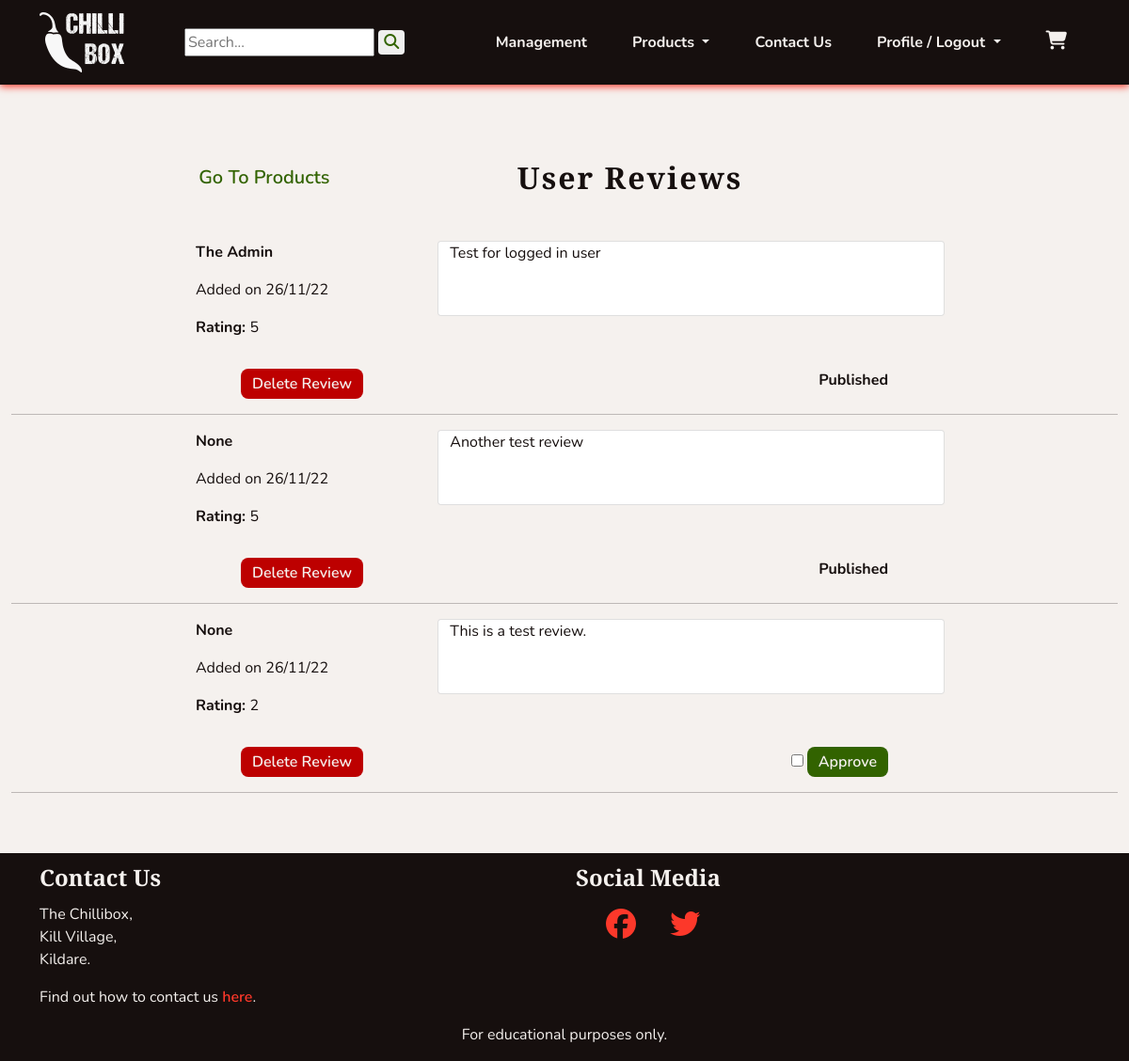
Before: /management/user_reviews/ (signed in) with the older database file.
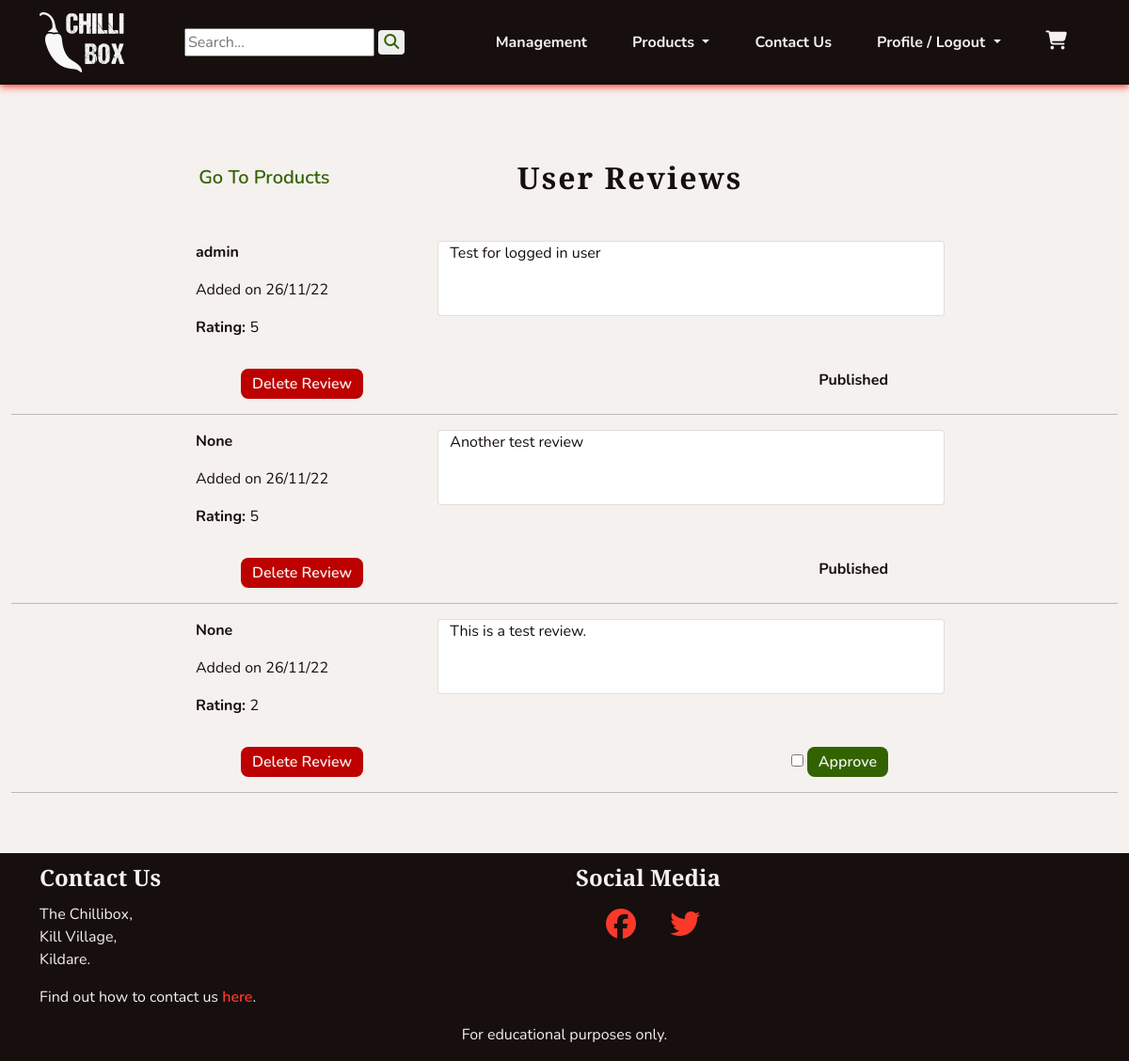
After: the same page with the newer database file.
### profiles/models.py (models this page shows, shortened)
class Reviews(models.Model):
    reviewer = models.ForeignKey(UserProfile, on_delete=models.SET_NULL,
                                 null=True, blank=True)
    product = models.ForeignKey(Product, on_delete=models.CASCADE,
                                related_name='reviews')
    content = models.TextField()
    rating = models.PositiveIntegerField()
    added_on = models.DateTimeField(auto_now_add=True)
    last_edited = models.DateField(auto_now=True)
    approved = models.BooleanField(default=False)

class UserProfile(models.Model):
    user = models.OneToOneField(User, on_delete=models.CASCADE)
    first_name = models.CharField(max_length=40, null=True, blank=True)
    last_name = models.CharField(max_length=80, null=True, blank=True)
    display_name = models.CharField(max_length=40, null=True, blank=True)
    phone_number = models.CharField(max_length=20, null=True, blank=True)
    street_address1 = models.CharField(max_length=80, null=True, blank=True)
    street_address2 = models.CharField(max_length=80, null=True, blank=True)
    town_or_city = models.CharField(max_length=40, null=True, blank=True)
    county = models.CharField(max_length=80, null=True, blank=True)
    country = CountryField(blank_label='Country', null=True, blank=True)
    postcode = models.CharField(max_length=20, null=True, blank=True)
    class Meta:
        verbose_name_plural = "User Profiles"
    def __str__(self):
        return self.display_name

### management/views.py (the view)
# urls.py: path('user_reviews/', views.ReviewDashboard.as_view(),
class ReviewDashboard(StaffRequiredMixin, View):
    def get(self, request):
        reviews = Reviews.objects.all().order_by('-added_on')
        template_name = 'management/user_reviews.html'
        context = {
            'reviews': reviews,
        }
        return render(request, template_name, context)

### cart/contexts.py (called while the page is built, shortened)
def cart_contents(request):
    cart_items = []
    total = 0
    product_count = 0
    cart = request.session.get('cart', {})
    if total < settings.FREE_DELIVERY_THRESHOLD:
        delivery = Decimal(settings.STANDARD_DELIVERY_COST)
        free_delivery_delta = settings.FREE_DELIVERY_THRESHOLD - total
    else:
        delivery = 0
        free_delivery_delta = 0
    grand_total = delivery + total
    context = {
        'cart_items': cart_items,
        'total': total,
        'product_count': product_count,
        'delivery': delivery,
        'free_delivery_delta': free_delivery_delta,
        'free_delivery_threshold': settings.FREE_DELIVERY_THRESHOLD,
        'grand_total': grand_total,
    }
    return context

### management/mixins.py (called while the page is built)
    def test_func(self):
        return self.request.user.is_staff

### management/templates/management/user_reviews.html (shortened to what this page needs)
{% extends 'base.html' %}
{% block content %}
<section class="col">
    <div class="d-flex justify-content-evenly align-items-center">
        <div>
            <a class="chilli-link big" href="{% url 'management:dashboard' %}">Go To Products</a>
        </div>
        <div>
            <h1 class="headings">User Reviews</h1>
        </div>
    </div>
    <div>
        {% for review in reviews %}
        <div class="col-8 mx-auto my-3">
            <div class="row">
                <div class="col-sm-4">
                    <p><strong>{{ review.reviewer }}</strong></p>
                    <p>Added on {{ review.added_on|date:'d/m/y' }}</p>
                </div>
                <div class="card col-sm-8">
                    {{ review.content }}
                </div>
                <div>
                    <p><strong>Rating: </strong>{{ review.rating }}</p>
                </div>
            </div>
            <div class="d-flex flex-row justify-content-between my-3 mx-5">
                <a class="chilli-btn chilli-dngr" href="{% url 'management:remove_review' review.pk %}">Delete Review</a>
                {% if review.approved %}
                <span><strong>Published</strong></span>
                {% else %}
                <form action="{% url 'management:approve_review' review.pk %}" method="POST">
                    <input type="checkbox">
                    <button type="submit" class="chilli-btn chilli-go">Approve</button>
                </form>
                {% endif %}
            </div>
        </div>
        <hr>
        {% endfor %}
    </div>
</section>
{% endblock %}

Changed rows visible on the page:
changed through a linked row, Reviews "Test for logged in user": reviewer "The Admin" → "admin"
